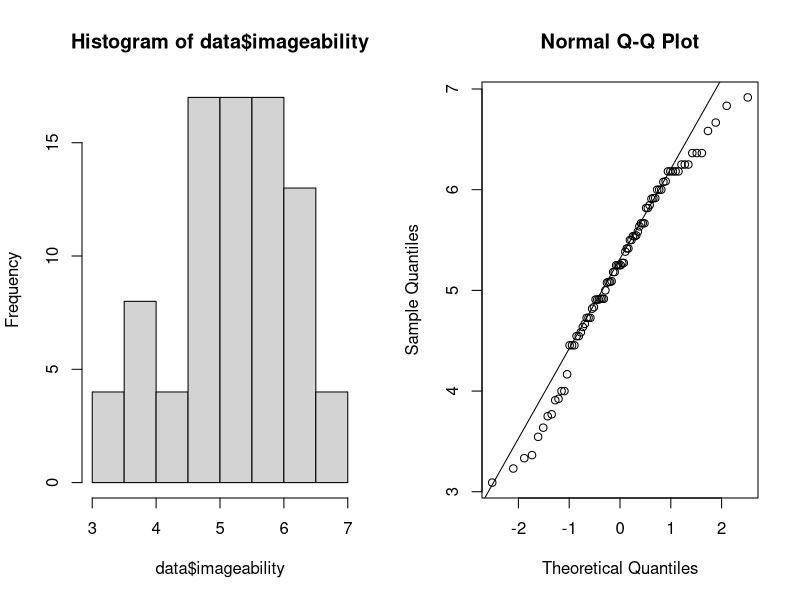
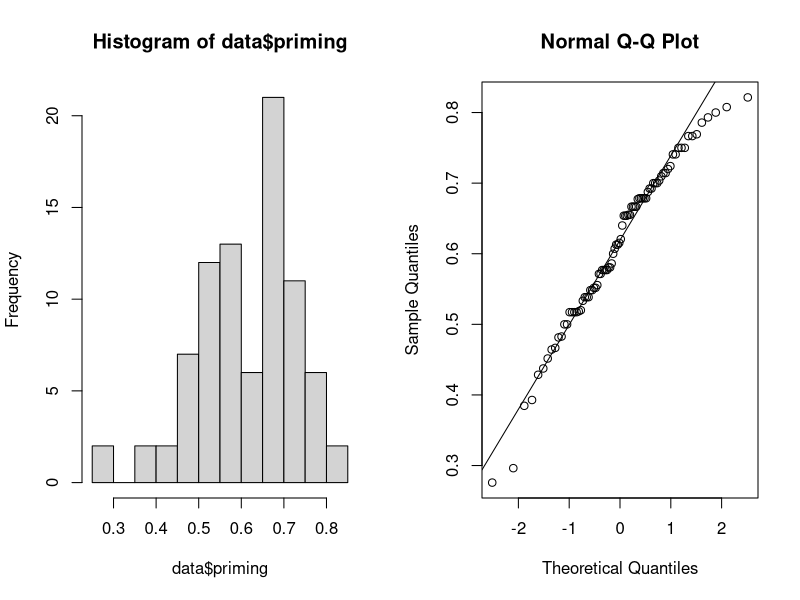

Recreate these plots in R, in order.
## Experiment 1 Imageability Correlation

##### CORRELATION #####

# load data
data<-read.csv("Experiment 1 Imageability Ratings.csv")
data$X<-NULL
length(unique(data$item)) # should be 84 (14*2*3)

# check for normality of variables

op <- par(mfrow = c(1, 2))
hist(data$imageability)
qqnorm(data$imageability)
qqline(data$imageability)
par(op)

op <- par(mfrow = c(1, 2))
hist(data$priming)
qqnorm(data$priming)
qqline(data$priming)
par(op)

# proceed with pearson correlation (normal enough)
cor.test(data$imageability,data$priming)
